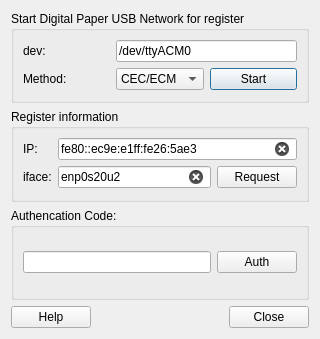
<?xml version="1.0" encoding="UTF-8"?>
<ui version="4.0">
 <class>ManualDialog</class>
 <widget class="QDialog" name="ManualDialog">
  <property name="geometry">
   <rect>
    <x>0</x>
    <y>0</y>
    <width>320</width>
    <height>339</height>
   </rect>
  </property>
  <property name="sizePolicy">
   <sizepolicy hsizetype="Fixed" vsizetype="Fixed">
    <horstretch>0</horstretch>
    <verstretch>0</verstretch>
   </sizepolicy>
  </property>
  <property name="windowTitle">
   <string>Manual Add</string>
  </property>
  <layout class="QGridLayout" name="gridLayout_4">
   <item row="0" column="0" colspan="3">
    <widget class="QGroupBox" name="groupBox">
     <property name="title">
      <string>Start Digital Paper USB Network for register</string>
     </property>
     <layout class="QGridLayout" name="gridLayout_2">
      <item row="0" column="0">
       <widget class="QLabel" name="label_2">
        <property name="text">
         <string>dev:</string>
        </property>
       </widget>
      </item>
      <item row="0" column="1" colspan="2">
       <widget class="QLineEdit" name="devInput">
        <property name="text">
         <string>/dev/ttyACM0</string>
        </property>
       </widget>
      </item>
      <item row="1" column="0">
       <widget class="QLabel" name="label">
        <property name="text">
         <string>Method:</string>
        </property>
       </widget>
      </item>
      <item row="1" column="1">
       <widget class="QComboBox" name="methodBox">
        <item>
         <property name="text">
          <string>CEC/ECM</string>
         </property>
        </item>
        <item>
         <property name="text">
          <string>RNDIS</string>
         </property>
        </item>
       </widget>
      </item>
      <item row="1" column="2">
       <widget class="QPushButton" name="startButton">
        <property name="text">
         <string>Start</string>
        </property>
       </widget>
      </item>
     </layout>
    </widget>
   </item>
   <item row="1" column="0" colspan="3">
    <widget class="QGroupBox" name="groupBox_2">
     <property name="title">
      <string>Register information</string>
     </property>
     <layout class="QGridLayout" name="gridLayout_3">
      <item row="0" column="0">
       <widget class="QLabel" name="ipLabel">
        <property name="text">
         <string>IP:</string>
        </property>
       </widget>
      </item>
      <item row="1" column="1">
       <widget class="QLineEdit" name="ifaceInput">
        <property name="text">
         <string>enp0s20u2</string>
        </property>
        <property name="clearButtonEnabled">
         <bool>true</bool>
        </property>
       </widget>
      </item>
      <item row="1" column="0">
       <widget class="QLabel" name="ifaceLabel">
        <property name="text">
         <string>iface:</string>
        </property>
       </widget>
      </item>
      <item row="1" column="2">
       <widget class="QPushButton" name="requestButton">
        <property name="text">
         <string>Request</string>
        </property>
       </widget>
      </item>
      <item row="0" column="1" colspan="2">
       <widget class="QLineEdit" name="ipInput">
        <property name="text">
         <string>fe80::ec9e:e1ff:fe26:5ae3</string>
        </property>
        <property name="clearButtonEnabled">
         <bool>true</bool>
        </property>
       </widget>
      </item>
     </layout>
    </widget>
   </item>
   <item row="2" column="0" colspan="3">
    <widget class="QGroupBox" name="groupBox_3">
     <property name="title">
      <string>Authencation Code:</string>
     </property>
     <layout class="QGridLayout" name="gridLayout">
      <item row="0" column="0">
       <widget class="QLineEdit" name="codeInput"/>
      </item>
      <item row="0" column="1">
       <widget class="QPushButton" name="codeButton">
        <property name="text">
         <string>Auth</string>
        </property>
       </widget>
      </item>
     </layout>
    </widget>
   </item>
   <item row="3" column="0">
    <widget class="QPushButton" name="helpButton">
     <property name="text">
      <string>Help</string>
     </property>
    </widget>
   </item>
   <item row="3" column="1">
    <spacer name="horizontalSpacer">
     <property name="orientation">
      <enum>Qt::Horizontal</enum>
     </property>
     <property name="sizeHint" stdset="0">
      <size>
       <width>127</width>
       <height>20</height>
      </size>
     </property>
    </spacer>
   </item>
   <item row="3" column="2">
    <widget class="QPushButton" name="closeButton">
     <property name="text">
      <string>Close</string>
     </property>
    </widget>
   </item>
  </layout>
 </widget>
 <tabstops>
  <tabstop>devInput</tabstop>
  <tabstop>methodBox</tabstop>
  <tabstop>startButton</tabstop>
  <tabstop>ipInput</tabstop>
  <tabstop>ifaceInput</tabstop>
  <tabstop>requestButton</tabstop>
  <tabstop>codeInput</tabstop>
  <tabstop>codeButton</tabstop>
  <tabstop>helpButton</tabstop>
  <tabstop>closeButton</tabstop>
 </tabstops>
 <resources/>
 <connections>
  <connection>
   <sender>closeButton</sender>
   <signal>clicked()</signal>
   <receiver>ManualDialog</receiver>
   <slot>reject()</slot>
   <hints>
    <hint type="sourcelabel">
     <x>280</x>
     <y>318</y>
    </hint>
    <hint type="destinationlabel">
     <x>217</x>
     <y>388</y>
    </hint>
   </hints>
  </connection>
 </connections>
</ui>
